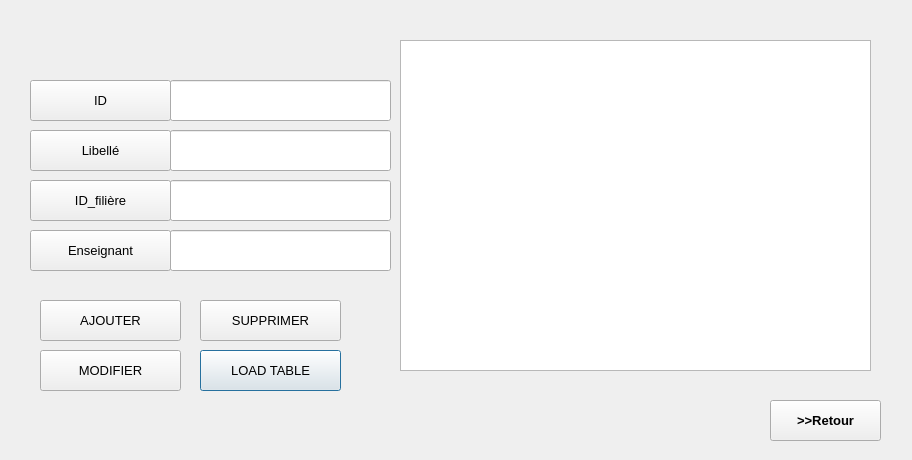
<?xml version="1.0" encoding="UTF-8"?>
<ui version="4.0">
 <class>matiere</class>
 <widget class="QDialog" name="matiere">
  <property name="geometry">
   <rect>
    <x>0</x>
    <y>0</y>
    <width>912</width>
    <height>460</height>
   </rect>
  </property>
  <property name="windowTitle">
   <string>Dialog</string>
  </property>
  <widget class="QTableView" name="tableView">
   <property name="geometry">
    <rect>
     <x>400</x>
     <y>40</y>
     <width>471</width>
     <height>331</height>
    </rect>
   </property>
   <property name="font">
    <font>
     <pointsize>10</pointsize>
    </font>
   </property>
  </widget>
  <widget class="QPushButton" name="pushButton">
   <property name="geometry">
    <rect>
     <x>200</x>
     <y>350</y>
     <width>141</width>
     <height>41</height>
    </rect>
   </property>
   <property name="font">
    <font>
     <pointsize>10</pointsize>
    </font>
   </property>
   <property name="text">
    <string>LOAD TABLE</string>
   </property>
  </widget>
  <widget class="QPushButton" name="pushButton_2">
   <property name="geometry">
    <rect>
     <x>30</x>
     <y>80</y>
     <width>141</width>
     <height>41</height>
    </rect>
   </property>
   <property name="font">
    <font>
     <pointsize>10</pointsize>
    </font>
   </property>
   <property name="text">
    <string>ID</string>
   </property>
  </widget>
  <widget class="QPushButton" name="pushButton_3">
   <property name="geometry">
    <rect>
     <x>30</x>
     <y>130</y>
     <width>141</width>
     <height>41</height>
    </rect>
   </property>
   <property name="font">
    <font>
     <pointsize>10</pointsize>
    </font>
   </property>
   <property name="text">
    <string>Libellé</string>
   </property>
  </widget>
  <widget class="QPushButton" name="pushButton_4">
   <property name="geometry">
    <rect>
     <x>30</x>
     <y>180</y>
     <width>141</width>
     <height>41</height>
    </rect>
   </property>
   <property name="font">
    <font>
     <pointsize>10</pointsize>
    </font>
   </property>
   <property name="text">
    <string>ID_filière</string>
   </property>
  </widget>
  <widget class="QPushButton" name="pushButton_5">
   <property name="geometry">
    <rect>
     <x>30</x>
     <y>230</y>
     <width>141</width>
     <height>41</height>
    </rect>
   </property>
   <property name="font">
    <font>
     <pointsize>10</pointsize>
    </font>
   </property>
   <property name="text">
    <string>Enseignant</string>
   </property>
  </widget>
  <widget class="QLineEdit" name="lineEdit_ID">
   <property name="geometry">
    <rect>
     <x>170</x>
     <y>80</y>
     <width>221</width>
     <height>41</height>
    </rect>
   </property>
   <property name="font">
    <font>
     <pointsize>10</pointsize>
    </font>
   </property>
  </widget>
  <widget class="QLineEdit" name="lineEdit_Libele">
   <property name="geometry">
    <rect>
     <x>170</x>
     <y>130</y>
     <width>221</width>
     <height>41</height>
    </rect>
   </property>
   <property name="font">
    <font>
     <pointsize>10</pointsize>
    </font>
   </property>
  </widget>
  <widget class="QLineEdit" name="lineEdit_IDfiliere">
   <property name="geometry">
    <rect>
     <x>170</x>
     <y>180</y>
     <width>221</width>
     <height>41</height>
    </rect>
   </property>
   <property name="font">
    <font>
     <pointsize>10</pointsize>
    </font>
   </property>
  </widget>
  <widget class="QLineEdit" name="lineEdit_ensignant">
   <property name="geometry">
    <rect>
     <x>170</x>
     <y>230</y>
     <width>221</width>
     <height>41</height>
    </rect>
   </property>
   <property name="font">
    <font>
     <pointsize>10</pointsize>
    </font>
   </property>
  </widget>
  <widget class="QPushButton" name="delete_2">
   <property name="geometry">
    <rect>
     <x>200</x>
     <y>300</y>
     <width>141</width>
     <height>41</height>
    </rect>
   </property>
   <property name="font">
    <font>
     <pointsize>10</pointsize>
    </font>
   </property>
   <property name="text">
    <string>SUPPRIMER</string>
   </property>
  </widget>
  <widget class="QPushButton" name="add">
   <property name="geometry">
    <rect>
     <x>40</x>
     <y>300</y>
     <width>141</width>
     <height>41</height>
    </rect>
   </property>
   <property name="font">
    <font>
     <pointsize>10</pointsize>
    </font>
   </property>
   <property name="text">
    <string>AJOUTER</string>
   </property>
  </widget>
  <widget class="QPushButton" name="update">
   <property name="geometry">
    <rect>
     <x>40</x>
     <y>350</y>
     <width>141</width>
     <height>41</height>
    </rect>
   </property>
   <property name="font">
    <font>
     <pointsize>10</pointsize>
    </font>
   </property>
   <property name="text">
    <string>MODIFIER</string>
   </property>
  </widget>
  <widget class="QPushButton" name="pushButton_6">
   <property name="geometry">
    <rect>
     <x>770</x>
     <y>400</y>
     <width>111</width>
     <height>41</height>
    </rect>
   </property>
   <property name="font">
    <font>
     <pointsize>10</pointsize>
     <weight>75</weight>
     <bold>true</bold>
    </font>
   </property>
   <property name="text">
    <string>&gt;&gt;Retour</string>
   </property>
  </widget>
 </widget>
 <resources/>
 <connections/>
</ui>
